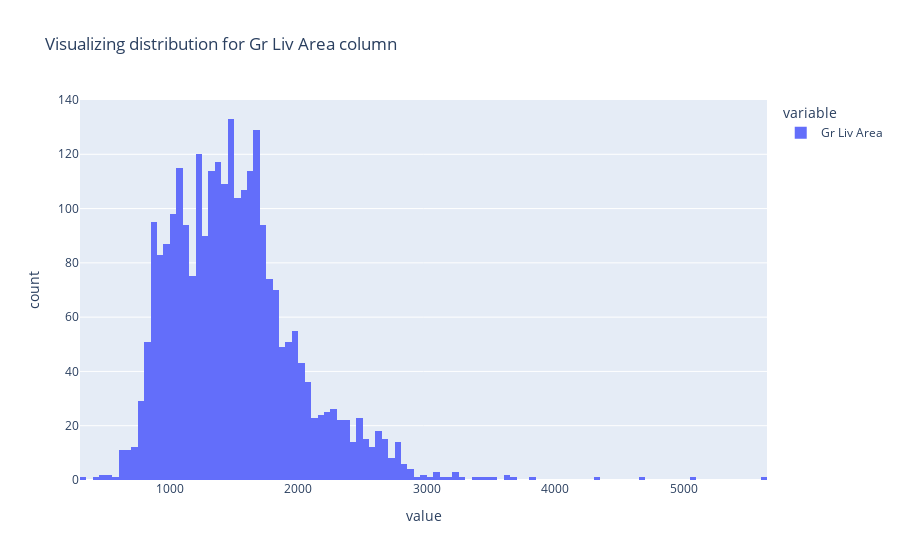
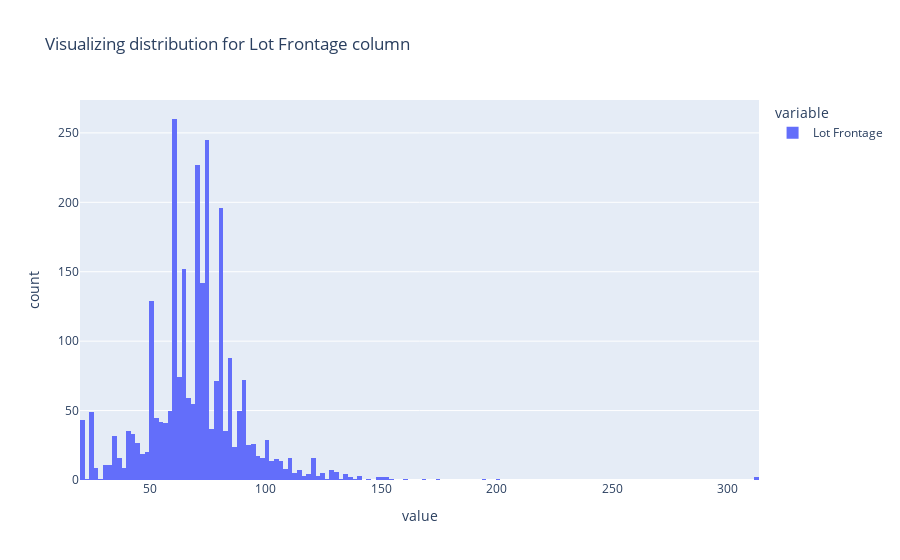
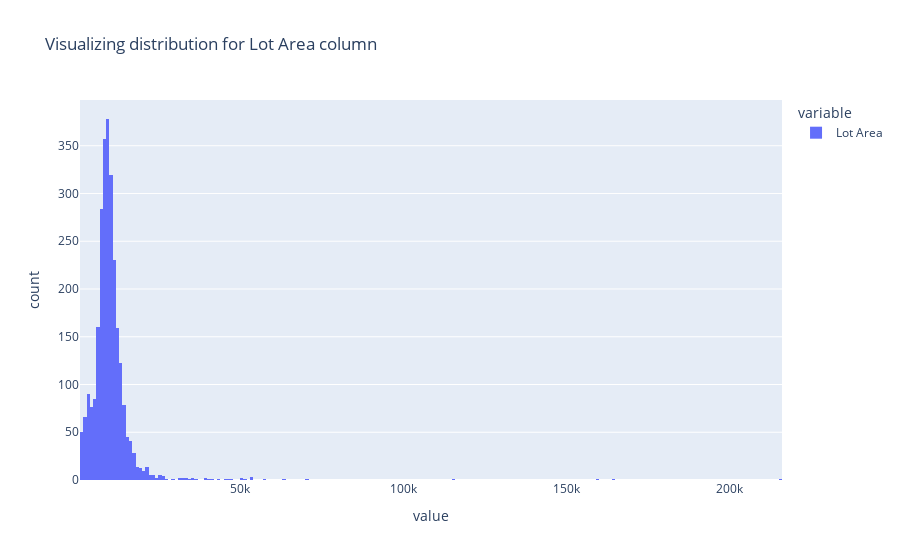
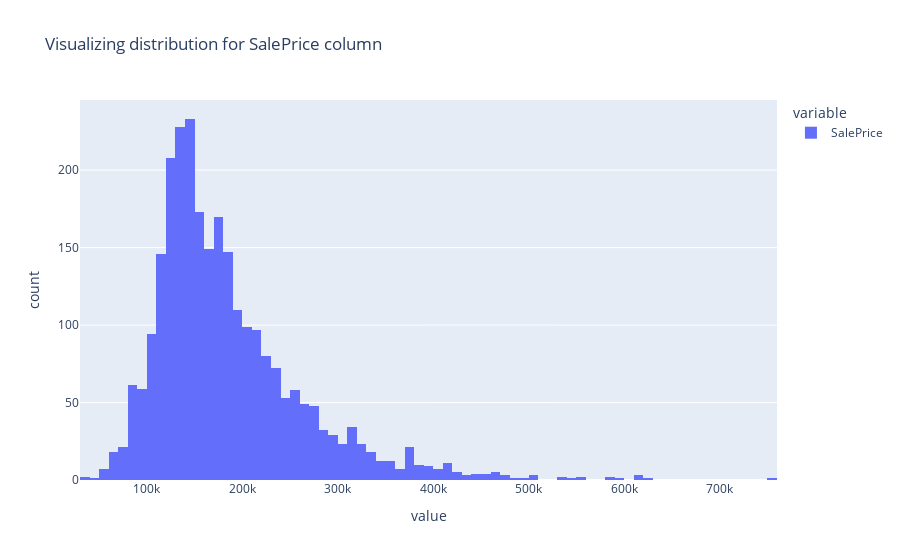

The cell these charts' notebook holds for them, in order:
### Code cell
for col in continous_cols:
    fig = px.histogram(df[col], title=f"Visualizing distribution for {col} column")
    fig.show()

### Figure 1 — Plotly figure (JSON) as saved in the notebook; plotly's stock layout.template omitted (floating-point values rounded to 4 significant figures; data arrays with more than 128 entries replaced by an {"elided": "..."} marker saying what was removed)
{"data": [{"alignmentgroup": "True", "bingroup": "x", "hovertemplate": "variable=Gr Liv Area<br>value=%{x}<br>count=%{y}<extra></extra>", "legendgroup": "Gr Liv Area", "marker": {"color": "#636efa", "pattern": {"shape": ""}}, "name": "Gr Liv Area", "offsetgroup": "Gr Liv Area", "orientation": "v", "showlegend": true, "type": "histogram", "x": {"elided": "2673 int values"}, "xaxis": "x", "yaxis": "y"}], "layout": {"barmode": "relative", "legend": {"title": {"text": "variable"}, "tracegroupgap": 0}, "title": {"text": "Visualizing distribution for Gr Liv Area column"}, "xaxis": {"anchor": "y", "domain": [0, 1], "title": {"text": "value"}}, "yaxis": {"anchor": "x", "domain": [0, 1], "title": {"text": "count"}}}}

### Figure 2 — Plotly figure (JSON) as saved in the notebook; plotly's stock layout.template omitted (floating-point values rounded to 4 significant figures; data arrays with more than 128 entries replaced by an {"elided": "..."} marker saying what was removed)
{"data": [{"alignmentgroup": "True", "bingroup": "x", "hovertemplate": "variable=Lot Frontage<br>value=%{x}<br>count=%{y}<extra></extra>", "legendgroup": "Lot Frontage", "marker": {"color": "#636efa", "pattern": {"shape": ""}}, "name": "Lot Frontage", "offsetgroup": "Lot Frontage", "orientation": "v", "showlegend": true, "type": "histogram", "x": {"elided": "2673 int values"}, "xaxis": "x", "yaxis": "y"}], "layout": {"barmode": "relative", "legend": {"title": {"text": "variable"}, "tracegroupgap": 0}, "title": {"text": "Visualizing distribution for Lot Frontage column"}, "xaxis": {"anchor": "y", "domain": [0, 1], "title": {"text": "value"}}, "yaxis": {"anchor": "x", "domain": [0, 1], "title": {"text": "count"}}}}

### Figure 3 — Plotly figure (JSON) as saved in the notebook; plotly's stock layout.template omitted (floating-point values rounded to 4 significant figures; data arrays with more than 128 entries replaced by an {"elided": "..."} marker saying what was removed)
{"data": [{"alignmentgroup": "True", "bingroup": "x", "hovertemplate": "variable=Lot Area<br>value=%{x}<br>count=%{y}<extra></extra>", "legendgroup": "Lot Area", "marker": {"color": "#636efa", "pattern": {"shape": ""}}, "name": "Lot Area", "offsetgroup": "Lot Area", "orientation": "v", "showlegend": true, "type": "histogram", "x": {"elided": "2673 int values"}, "xaxis": "x", "yaxis": "y"}], "layout": {"barmode": "relative", "legend": {"title": {"text": "variable"}, "tracegroupgap": 0}, "title": {"text": "Visualizing distribution for Lot Area column"}, "xaxis": {"anchor": "y", "domain": [0, 1], "title": {"text": "value"}}, "yaxis": {"anchor": "x", "domain": [0, 1], "title": {"text": "count"}}}}

### Figure 4 — Plotly figure (JSON) as saved in the notebook; plotly's stock layout.template omitted (floating-point values rounded to 4 significant figures; data arrays with more than 128 entries replaced by an {"elided": "..."} marker saying what was removed)
{"data": [{"alignmentgroup": "True", "bingroup": "x", "hovertemplate": "variable=SalePrice<br>value=%{x}<br>count=%{y}<extra></extra>", "legendgroup": "SalePrice", "marker": {"color": "#636efa", "pattern": {"shape": ""}}, "name": "SalePrice", "offsetgroup": "SalePrice", "orientation": "v", "showlegend": true, "type": "histogram", "x": {"elided": "2673 int values"}, "xaxis": "x", "yaxis": "y"}], "layout": {"barmode": "relative", "legend": {"title": {"text": "variable"}, "tracegroupgap": 0}, "title": {"text": "Visualizing distribution for SalePrice column"}, "xaxis": {"anchor": "y", "domain": [0, 1], "title": {"text": "value"}}, "yaxis": {"anchor": "x", "domain": [0, 1], "title": {"text": "count"}}}}
